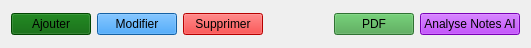
       <widget class="QWidget" name="layoutWidget">
        <property name="geometry">
         <rect>
          <x>430</x>
          <y>660</y>
          <width>531</width>
          <height>48</height>
         </rect>
        </property>
        <layout class="QHBoxLayout" name="horizontalLayout_5">
         <item>
          <widget class="QPushButton" name="btn_ajouter_2">
           <property name="styleSheet">
            <string notr="true">background-color: rgb(0, 96, 0);</string>
           </property>
           <property name="text">
            <string>Ajouter</string>
           </property>
          </widget>
         </item>
         <item>
          <widget class="QPushButton" name="btn_modifier_2">
           <property name="styleSheet">
            <string notr="true">background-color: rgb(30, 136, 229);</string>
           </property>
           <property name="text">
            <string>Modifier</string>
           </property>
          </widget>
         </item>
         <item>
          <widget class="QPushButton" name="btn_supprimer_2">
           <property name="styleSheet">
            <string notr="true">background-color: rgb(255, 0, 0);</string>
           </property>
           <property name="text">
            <string>Supprimer</string>
           </property>
          </widget>
         </item>
         <item>
          <spacer name="horizontalSpacer_2">
           <property name="orientation">
            <enum>Qt::Orientation::Horizontal</enum>
           </property>
           <property name="sizeHint" stdset="0">
            <size>
             <width>40</width>
             <height>20</height>
            </size>
           </property>
          </spacer>
         </item>
         <item>
          <widget class="QPushButton" name="btn_pdf_2">
           <property name="styleSheet">
            <string notr="true">background-color: rgb(67, 160, 71);</string>
           </property>
           <property name="text">
            <string>PDF</string>
           </property>
          </widget>
         </item>
         <item>
          <widget class="QPushButton" name="btn_mailing_2">
           <property name="styleSheet">
            <string notr="true">background-color: rgb(170, 0, 255);</string>
           </property>
           <property name="text">
            <string>Analyse Notes AI</string>
           </property>
          </widget>
         </item>
        </layout>
       </widget>
